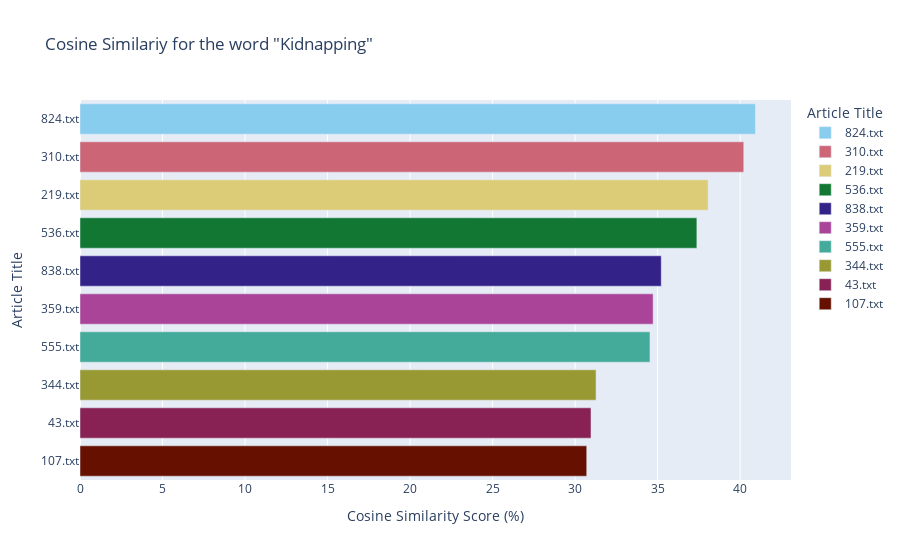

The notebook cell saved with this chart:
### Code cell
df = pd.DataFrame(most_similar_articles, columns=['Article Title', 'Cosine Similarity Score (%)'])
fig = px.bar(df, x='Cosine Similarity Score (%)', y='Article Title', title='Cosine Similariy for the word "Kidnapping"', color='Article Title', color_discrete_sequence=px.colors.qualitative.Safe, orientation='h')
fig.show()

### Figure 1 — Plotly figure (JSON) as saved in the notebook; plotly's stock layout.template omitted (floating-point values rounded to 4 significant figures)
{"data": [{"alignmentgroup": "True", "hovertemplate": "Article Title=%{y}<br>Cosine Similarity Score (%)=%{x}<extra></extra>", "legendgroup": "824.txt", "marker": {"color": "rgb(136, 204, 238)", "pattern": {"shape": ""}}, "name": "824.txt", "offsetgroup": "824.txt", "orientation": "h", "showlegend": true, "textposition": "auto", "type": "bar", "x": [40.93], "xaxis": "x", "y": ["824.txt"], "yaxis": "y"}, {"alignmentgroup": "True", "hovertemplate": "Article Title=%{y}<br>Cosine Similarity Score (%)=%{x}<extra></extra>", "legendgroup": "310.txt", "marker": {"color": "rgb(204, 102, 119)", "pattern": {"shape": ""}}, "name": "310.txt", "offsetgroup": "310.txt", "orientation": "h", "showlegend": true, "textposition": "auto", "type": "bar", "x": [40.22], "xaxis": "x", "y": ["310.txt"], "yaxis": "y"}, {"alignmentgroup": "True", "hovertemplate": "Article Title=%{y}<br>Cosine Similarity Score (%)=%{x}<extra></extra>", "legendgroup": "219.txt", "marker": {"color": "rgb(221, 204, 119)", "pattern": {"shape": ""}}, "name": "219.txt", "offsetgroup": "219.txt", "orientation": "h", "showlegend": true, "textposition": "auto", "type": "bar", "x": [38.06], "xaxis": "x", "y": ["219.txt"], "yaxis": "y"}, {"alignmentgroup": "True", "hovertemplate": "Article Title=%{y}<br>Cosine Similarity Score (%)=%{x}<extra></extra>", "legendgroup": "536.txt", "marker": {"color": "rgb(17, 119, 51)", "pattern": {"shape": ""}}, "name": "536.txt", "offsetgroup": "536.txt", "orientation": "h", "showlegend": true, "textposition": "auto", "type": "bar", "x": [37.38], "xaxis": "x", "y": ["536.txt"], "yaxis": "y"}, {"alignmentgroup": "True", "hovertemplate": "Article Title=%{y}<br>Cosine Similarity Score (%)=%{x}<extra></extra>", "legendgroup": "838.txt", "marker": {"color": "rgb(51, 34, 136)", "pattern": {"shape": ""}}, "name": "838.txt", "offsetgroup": "838.txt", "orientation": "h", "showlegend": true, "textposition": "auto", "type": "bar", "x": [35.22], "xaxis": "x", "y": ["838.txt"], "yaxis": "y"}, {"alignmentgroup": "True", "hovertemplate": "Article Title=%{y}<br>Cosine Similarity Score (%)=%{x}<extra></extra>", "legendgroup": "359.txt", "marker": {"color": "rgb(170, 68, 153)", "pattern": {"shape": ""}}, "name": "359.txt", "offsetgroup": "359.txt", "orientation": "h", "showlegend": true, "textposition": "auto", "type": "bar", "x": [34.73], "xaxis": "x", "y": ["359.txt"], "yaxis": "y"}, {"alignmentgroup": "True", "hovertemplate": "Article Title=%{y}<br>Cosine Similarity Score (%)=%{x}<extra></extra>", "legendgroup": "555.txt", "marker": {"color": "rgb(68, 170, 153)", "pattern": {"shape": ""}}, "name": "555.txt", "offsetgroup": "555.txt", "orientation": "h", "showlegend": true, "textposition": "auto", "type": "bar", "x": [34.53], "xaxis": "x", "y": ["555.txt"], "yaxis": "y"}, {"alignmentgroup": "True", "hovertemplate": "Article Title=%{y}<br>Cosine Similarity Score (%)=%{x}<extra></extra>", "legendgroup": "344.txt", "marker": {"color": "rgb(153, 153, 51)", "pattern": {"shape": ""}}, "name": "344.txt", "offsetgroup": "344.txt", "orientation": "h", "showlegend": true, "textposition": "auto", "type": "bar", "x": [31.27], "xaxis": "x", "y": ["344.txt"], "yaxis": "y"}, {"alignmentgroup": "True", "hovertemplate": "Article Title=%{y}<br>Cosine Similarity Score (%)=%{x}<extra></extra>", "legendgroup": "43.txt", "marker": {"color": "rgb(136, 34, 85)", "pattern": {"shape": ""}}, "name": "43.txt", "offsetgroup": "43.txt", "orientation": "h", "showlegend": true, "textposition": "auto", "type": "bar", "x": [30.96], "xaxis": "x", "y": ["43.txt"], "yaxis": "y"}, {"alignmentgroup": "True", "hovertemplate": "Article Title=%{y}<br>Cosine Similarity Score (%)=%{x}<extra></extra>", "legendgroup": "107.txt", "marker": {"color": "rgb(102, 17, 0)", "pattern": {"shape": ""}}, "name": "107.txt", "offsetgroup": "107.txt", "orientation": "h", "showlegend": true, "textposition": "auto", "type": "bar", "x": [30.7], "xaxis": "x", "y": ["107.txt"], "yaxis": "y"}], "layout": {"barmode": "relative", "legend": {"title": {"text": "Article Title"}, "tracegroupgap": 0}, "title": {"text": "Cosine Similariy for the word \"Kidnapping\""}, "xaxis": {"anchor": "y", "domain": [0, 1], "title": {"text": "Cosine Similarity Score (%)"}}, "yaxis": {"anchor": "x", "categoryarray": ["107.txt", "43.txt", "344.txt", "555.txt", "359.txt", "838.txt", "536.txt", "219.txt", "310.txt", "824.txt"], "categoryorder": "array", "domain": [0, 1], "title": {"text": "Article Title"}}}}
